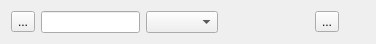
<?xml version="1.0" encoding="UTF-8"?>
<ui version="4.0">
 <class>Form</class>
 <widget class="QWidget" name="Form">
  <property name="geometry">
   <rect>
    <x>0</x>
    <y>0</y>
    <width>376</width>
    <height>38</height>
   </rect>
  </property>
  <property name="windowTitle">
   <string>Form</string>
  </property>
  <layout class="QHBoxLayout" name="horizontalLayout">
   <item>
    <widget class="QToolButton" name="child_button">
     <property name="text">
      <string>...</string>
     </property>
    </widget>
   </item>
   <item>
    <widget class="QLineEdit" name="name_edit"/>
   </item>
   <item>
    <widget class="QComboBox" name="attr_combo">
     <property name="sizeAdjustPolicy">
      <enum>QComboBox::AdjustToContents</enum>
     </property>
    </widget>
   </item>
   <item>
    <spacer name="horizontalSpacer">
     <property name="orientation">
      <enum>Qt::Horizontal</enum>
     </property>
     <property name="sizeHint" stdset="0">
      <size>
       <width>100</width>
       <height>17</height>
      </size>
     </property>
    </spacer>
   </item>
   <item>
    <widget class="QToolButton" name="delete_button">
     <property name="text">
      <string>...</string>
     </property>
    </widget>
   </item>
   <item>
    <widget class="QWidget" name="fixed_spacer" native="true">
     <property name="sizePolicy">
      <sizepolicy hsizetype="Fixed" vsizetype="Preferred">
       <horstretch>0</horstretch>
       <verstretch>0</verstretch>
      </sizepolicy>
     </property>
     <property name="minimumSize">
      <size>
       <width>20</width>
       <height>0</height>
      </size>
     </property>
     <property name="maximumSize">
      <size>
       <width>20</width>
       <height>16777215</height>
      </size>
     </property>
    </widget>
   </item>
  </layout>
 </widget>
 <resources/>
 <connections/>
</ui>
